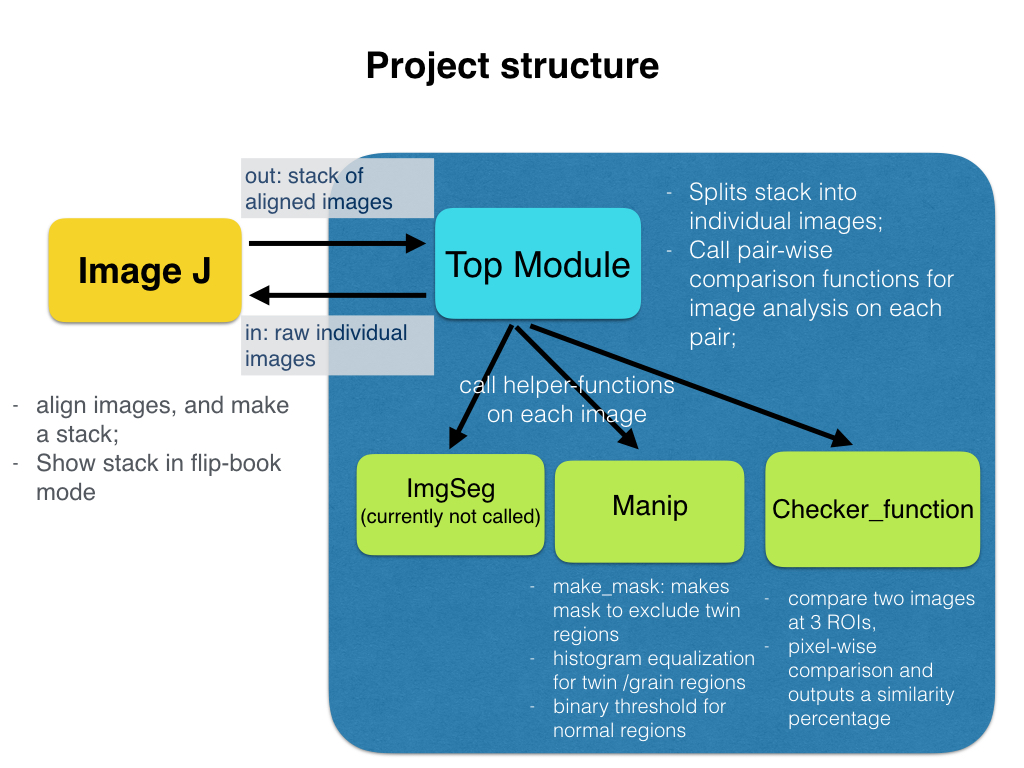
#> input picture project structure visual 3.001.jpeg, 1024 x 768 px
$ python trial_get_mouse_pos.py 'project structure visual 3.001.jpeg'   (Python 2 division)
#> lines starting #> are read from the running program, lines starting #| are printed output that depends on the picture

# An interactive program for debugging / testing;
# currently takes user mouse-click, & prints out the pixel values of click location

import cv2
import sys


seed = None
draw_enabled = None
im = None

# user expected to click within twin boundary region
def on_click(event, x, y, flags, param):
    # print "seed position, = ", (seed_x, seed_y)
    global seed
    global im

    if event == cv2.EVENT_LBUTTONDOWN:
        print "clicked, (x,y) = ", (x,y)
        assert (im != None), ("im == None here")

        # drawing out the position of seed that's selected
        seed = x, y                     # update the global
        print "im[x,y] = ", im[x,y]
        print "im[x][y] = ", im[x][y]

        cv2.circle(im, (x, y), 5, (255, 255, 0), -1)
    return


def main(im_path):
#> called with im_path = 'project structure visual 3.001.jpeg'
    global im
    global seed

    im = cv2.imread(im_path)
#> im is the input picture: shape (768, 1024, 3); mean B, G, R 199, 196.5, 160.9
    (height, width) = im.shape[0:2]
#> height = 768; width = 1024
    im = cv2.resize(im, (height / 2, width / 2), interpolation = cv2.INTER_CUBIC)
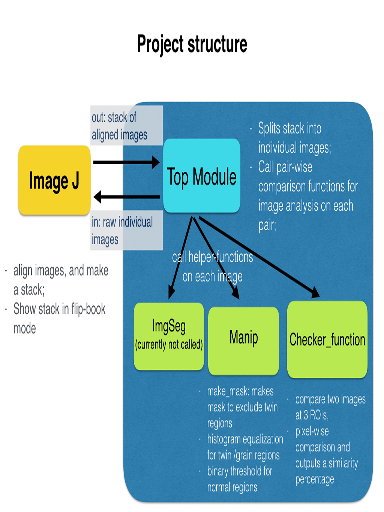
#> im: shape (512, 384, 3); mean B, G, R 199, 196.5, 160.9

    cv2.imshow("seed set by mouse click", im)
    cv2.setMouseCallback("seed set by mouse click", on_click)


    while (1):
        cv2.imshow("seed set by mouse click", im)
        # cv2.setMouseCallback("seed set by mouse click", on_click)

        k = cv2.waitKey(1) & 0xFF
#> (key q is pressed here)
        if (k == 27) or (k == ord("q")):
            print "User_int: Quit key pressed."
            break
    cv2.destroyAllWindows()

    # print seed


im_path = sys.argv[1]
main(im_path)
